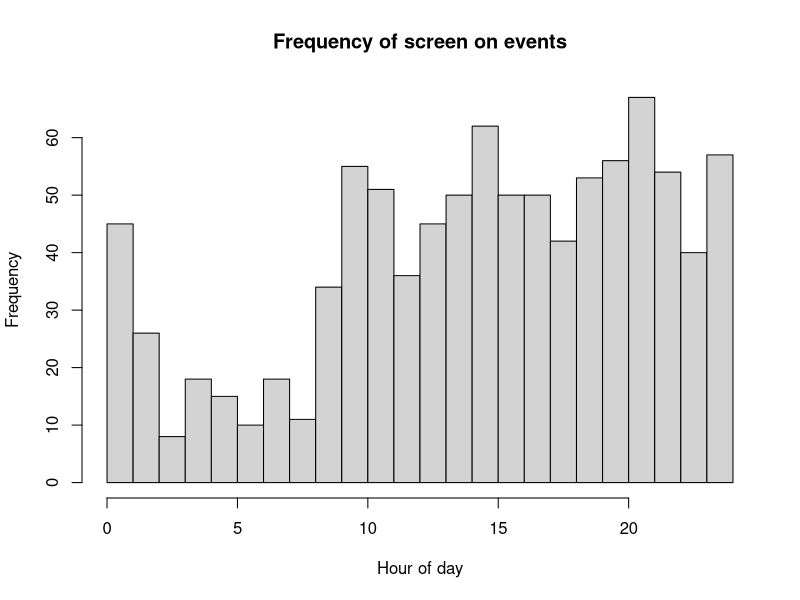

Write R code to recreate this figure. (Note: this script raises an error after producing the figure.)
## ---- chunk 1
ndays=10
lambda_s = 1.5
lambda_w = 5
mu_s = 1
mu_w = 8.5
sd_s = .5
sd_w = .25
init_t = 15
anchor_t=14
d0="3/2/2019" ## d0 is the first day of follow-up. If you have your own data, set d0 equal to the date of first data.

#2pm = origin
A2B_ts = function(xx,anchor_hr=14){
  if(length(xx)>1){
    for(i in 1:length(xx)){
      if(xx[i]<=anchor_hr){
        xx[i]=(24-anchor_hr)+xx[i]
      }else{
        xx[i]=xx[i]-anchor_hr
      }
    }
    return(xx)
  }else{
    if(xx<=anchor_hr){
      return(24-anchor_hr+xx)
    }else{
      return(xx-anchor_hr)
    }
  }
}

## generate time to bed/wake for each day
t_s = rnorm(ndays,mu_s,sd_s)
t_w = rnorm(ndays,mu_w,sd_w)

## generate waiting times
curt = init_t
curday=1
outmat_mod=c()
while(TRUE){
  if(curt>init_t+24){
    curt = curt-24
    curday=curday+1
    if(curday>ndays){
      break
    }
  }
  if(A2B_ts(curt)<A2B_ts(t_s[curday])){
    tnex = curt+rexp(1,lambda_w)
    if(A2B_ts(tnex)>=A2B_ts(t_s[curday])){
      tnex = curt+A2B_ts(t_s[curday])-A2B_ts(curt)+rexp(1,lambda_s)
    }
    outmat_mod=rbind(outmat_mod,c(curt,tnex,curday))
  }else if(A2B_ts(curt)<A2B_ts(t_w[curday])){
    tnex = curt+rexp(1,lambda_s)
    if(A2B_ts(tnex)>=A2B_ts(t_w[curday])){
      tnex = curt+A2B_ts(t_w[curday])-A2B_ts(curt)+rexp(1,lambda_w)
    }
    outmat_mod=rbind(outmat_mod,c(curt,tnex,curday))
  }else{
    tnex = curt+rexp(1,lambda_w)
    outmat_mod=rbind(outmat_mod,c(curt,tnex,curday))
  }
  curt=tnex
}

Mod2Orig = function(tmat,d0,format="%m/%d/%Y %H:%M:%S",tz="EST"){
  tmat_out = matrix(NA,nrow=nrow(tmat),ncol=2)
  t0=as.POSIXct(paste(d0,"00:00:00",sep=" "),tz=tz,format)
  for(i in 1:nrow(tmat)){
    tmat_out[i,1]=strftime(as.POSIXct(as.numeric(t0)+60*60*(tmat[i,1]+24*(tmat[i,3]-1)),tz=tz,origin="1970-01-01"),tz="EST",format)
    tmat_out[i,2]=strftime(as.POSIXct(as.numeric(t0)+60*60*(tmat[i,2]+24*(tmat[i,3]-1)),tz=tz,origin="1970-01-01"),tz="EST",format)
  }
  return(data.frame(t0=tmat_out[,1],t1=tmat_out[,2],stringsAsFactors=F))
}

Orig2Mod = function(tmat,anchor_hr,format="%m/%d/%Y %H:%M:%S",tz="EST"){
  tmat_out = matrix(NA,nrow=nrow(tmat),ncol=3)
  for(i in 1:nrow(tmat)){
    anchor_cur=anchor_hr*60*60+as.numeric(as.POSIXct(strftime(as.POSIXct(tmat[i,1],tz=tz,format=format,origin="1970-01-01"),tz=tz,format="%m/%d/%Y"),tz=tz,format="%m/%d/%Y"))
    if(as.numeric(as.POSIXct(tmat[i,1],tz=tz,format=format,origin="1970-01-01"))<anchor_cur){
      anchor_cur=anchor_hr*60*60+as.numeric(as.POSIXct(strftime(as.POSIXct(as.numeric(as.POSIXct(tmat[i,1],tz=tz,format=format,origin="1970-01-01"))-24*60*60,tz=tz,origin="1970-01-01"),tz=tz,format="%m/%d/%Y"),tz=tz,format="%m/%d/%Y"))
    }
    if(i==1){anchor0=anchor_cur}
    tmat_out[i,1]=anchor_hr+(as.numeric(as.POSIXct(tmat[i,1],tz=tz,format=format,origin="1970-01-01"))-anchor_cur)/(60*60)
    tmat_out[i,2]=anchor_hr+(as.numeric(as.POSIXct(tmat[i,2],tz=tz,format=format,origin="1970-01-01"))-anchor_cur)/(60*60)
    tmat_out[i,3]=round((anchor_cur-anchor0)/(24*60*60))+1
  }
  return(tmat_out)
}

outmat_orig=Mod2Orig(outmat_mod,d0,format="%m/%d/%Y %H:%M:%S") #d0 tells Mod2Orig when the first day of follow-up is.
compare_to_outmat_mod=Orig2Mod(outmat_orig,anchor_hr=anchor_t)

head(outmat_orig)
head(outmat_mod)
head(compare_to_outmat_mod)

## ---- chunk 2
hist(outmat_mod[,1] %% 24,breaks=24,xlim=c(0,24),xlab="Hour of day",main="Frequency of screen on events")

## ---- chunk 3
trap_quad_points = function(numpts){
  maxpt=qnorm(1-.5/numpts)
  pts1=seq(from=-maxpt,to=maxpt,length.out=numpts)
  wts1 = dnorm(pts1)
  dx=2*maxpt/(numpts-1)
  ptinds=as.matrix(expand.grid(rep(list(1:numpts),2)))
  pts=matrix(pts1[ptinds],nrow(ptinds),2)
  wts=apply(ptinds,1,function(xx) prod(wts1[xx])*dx*dx)
  return(list('pts'=pts,'wts'=wts))
}

cpar=truepar
ppar=truepar
ppar = c(1,3,10,18,2,.5)
cpar=ppar

Likelihood =function(dat,cpar){
  labels=unique(dat[,3])
  ls_ids = list()
  for(i in 1:length(labels)){
    ls_ids[[i]]=which(dat[,3]==i)
  }
  liktot=0
  for(i in 1:length(labels)){
    mat=dat[ls_ids[[i]],1:2]
    liktot=liktot+QuadratureIntegral(mat,cpar,cpar,d=5)
    # for(j in 1:nrow(mat)){
    #   likcur = d_w_cond_x(t_init=mat[j,1],wt=mat[j,2]-mat[j,1],xs=cpar[3],xw=cpar[4],cpar[1],cpar[2],cpar[3],cpar[4])
    #   liktot=log(likcur)+liktot
    # }
  }
  #Bayesian prior on sleep duration
  return(liktot)
}

ppar = c(1,3,10,18,2,.5)
Likelihood(dat,ppar)
truepar = c(1.5,5,25,32.5,.5,.25)
Likelihood(dat,truepar)


exppar = c(1,3,25,32.5,2,.5)
Likelihood(dat,exppar)

#par order : lambda_s,lambda_w,mu_s,mu_w,sd_s,sd_w
QuadratureIntegral = function(mat,cpar,ppar,d){
  n_i=nrow(mat)
  quad_out=trap_quad_points(d)
  lik_wcondx = matrix(NA,nrow=d^2,ncol=n_i)
  Smat = matrix(NA,nrow=d^2,ncol=n_i)
  Smat[,1]=quad_out$wts
  for(j in 1:n_i){
    for(i in 1:d^2){
      lik_wcondx[i,j]=d_w_cond_x(t_init=mat[j,1],wt=mat[j,2]-mat[j,1],xs=quad_out$pts[i,1]*cpar[5]+cpar[3],xw=quad_out$pts[i,2]*cpar[6]+cpar[4],cpar[1],cpar[2],cpar[3],cpar[4])
      if(j==1){
        Smat[i,j]=d_w_cond_x(t_init=mat[j,1],wt=mat[j,2]-mat[j,1],xs=quad_out$pts[i,1]*ppar[5]+ppar[3],xw=quad_out$pts[i,2]*ppar[6]+ppar[4],ppar[1],ppar[2],ppar[3],ppar[4])*quad_out$wts[i]
      }else{
        Smat[i,j]=d_w_cond_x(t_init=mat[j,1],wt=mat[j,2]-mat[j,1],xs=quad_out$pts[i,1]*ppar[5]+ppar[3],xw=quad_out$pts[i,2]*ppar[6]+ppar[4],ppar[1],ppar[2],ppar[3],ppar[4])*Smat[i,j-1]
      }
    }
    Smat[,j] = Smat[,j]/max(Smat[,j])
  }
  r = Smat[,n_i]
  r = r/sum(r)
  logintegrand_p1=rowSums(log(lik_wcondx))+n_i*log(apply(dnorm(quad_out$pts),1,prod))
  return(sum(r*logintegrand_p1))
#  return(list('qpts'=quad_out$pts,'r'=r))
}
QuadratureIntegral(mat,truepar,truepar,d)


#par order : lambda_s,lambda_w,mu_s,mu_w,sd_s,sd_w
Q = function(dat,cpar,ppar,anchor_t,d=3,POP_AVG_DUR=8,POP_SD_DUR=1){
  labels=unique(dat[,3])
  ls_ids = list()
  for(i in 1:length(labels)){
    ls_ids[[i]]=which(dat[,3]==i)
  }
  liktot=0
  for(i in 1:length(labels)){
    mat=dat[ls_ids[[i]],1:2]
    QIW_out=QuadratureIntegral(mat,cpar,ppar,d)
    liktot=QIW_out+liktot
  }
  #Bayesian prior on sleep duration
  liktot=liktot+log(dnorm(abs(cpar[4]-cpar[3]),mean=POP_AVG_DUR,sd=POP_SD_DUR))
  return(liktot)
}


# t_init=mat[j,1];wt=mat[j,2]-mat[j,1];xs=ppar[3];xw=ppar[4];lambda_s=cpar[1];lambda_w=cpar[2];mu_s=ppar[3];mu_w=ppar[4]
# t_init=mat[j,1];wt=mat[j,2]-mat[j,1];xs=truepar[3];xw=truepar[4];lambda_s=cpar[1];lambda_w=cpar[2];mu_s=truepar[3];mu_w=truepar[4]
# 
# d_w_cond_x(t_init,wt,xs,xw,lambda_s,lambda_w,mu_s,mu_w)


d_w_cond_x = function(t_init,wt,xs,xw,lambda_s,lambda_w,mu_s,mu_w){
  if(xs>=xw || lambda_s <=0 || lambda_w <= 0 || mu_s >= mu_w){return(0)}
  if(t_init<xs){
    denom = 1-exp(-lambda_w*(xs-t_init))+exp(-lambda_s*(xs-t_init))-exp(-lambda_s*(xw-t_init))+exp(-lambda_w*(xw-t_init))
  }else if(t_init<xw){
    denom = 1-exp(-lambda_s*(xw-t_init))+exp(-lambda_w*(xw-t_init)) 
  }else{
    denom = 1
  }
  if(t_init+wt>xs && t_init+wt<xw){
    numer= lambda_s*exp(-lambda_s*wt)
  }else{
    numer= lambda_w*exp(-lambda_w*wt)
  }
  return(numer/denom)
}

# d_w_cond_x = function(t_init,wt,xs,xw,lambda_s,lambda_w,mu_s,mu_w){
#   if(xs>=xw || lambda_s <=0 || lambda_w <= 0 || mu_s >= mu_w){return(0)}
#   if(t_init+wt>mu_s+24){ # return pr(t_init+wt>mu_s+24) instead of density
#     if(t_init<xs){
#       denom=1-exp(-lambda_w*(xs-t_init))+exp(-lambda_s*(xs-t_init))-exp(-lambda_s*(xw-t_init))+exp(-lambda_w*(xw-t_init))-exp(-lambda_w*(mu_s+24-t_init))+(1/(1-exp(-lambda_s*24)))*(exp(-lambda_s*(mu_s+24-t_init))-exp(-lambda_s*(mu_w+24-t_init)))+(1/(1-exp(-lambda_w*24)))*(exp(-lambda_s*(mu_w+24-t_init))-exp(-lambda_w*(mu_w+48-t_init)))
#       numer=(1/(1-exp(-lambda_s*24)))*(exp(-lambda_s*(mu_s+24-t_init))-exp(-lambda_s*(mu_w+24-t_init)))+(1/(1-exp(-lambda_w*24)))*(exp(-lambda_s*(mu_w+24-t_init))-exp(-lambda_w*(mu_w+48-t_init)))
#       return(numer/denom)
#     }else if(t_init<xw){
#       denom=1-exp(-lambda_s*(xw-t_init))+exp(-lambda_w*(xw-t_init))-exp(-lambda_w*(mu_s+24-t_init))+(1/(1-exp(-lambda_s*24)))*(exp(-lambda_s*(mu_s+24-t_init))-exp(-lambda_s*(mu_w+24-t_init)))+(1/(1-exp(-lambda_w*24)))*(exp(-lambda_s*(mu_w+24-t_init))-exp(-lambda_w*(mu_w+48-t_init)))
#       numer=(1/(1-exp(-lambda_s*24)))*(exp(-lambda_s*(mu_s+24-t_init))-exp(-lambda_s*(mu_w+24-t_init)))+(1/(1-exp(-lambda_w*24)))*(exp(-lambda_s*(mu_w+24-t_init))-exp(-lambda_w*(mu_w+48-t_init)))
#       return(numer/denom)
#     }else{
#       denom=1-exp(-lambda_w*(mu_s+24-t_init))+(1/(1-exp(-lambda_s*24)))*(exp(-lambda_s*(mu_s+24-t_init))-exp(-lambda_s*(mu_w+24-t_init)))+(1/(1-exp(-lambda_w*24)))*(exp(-lambda_s*(mu_w+24-t_init))-exp(-lambda_w*(mu_w+48-t_init)))
#       numer=(1/(1-exp(-lambda_s*24)))*(exp(-lambda_s*(mu_s+24-t_init))-exp(-lambda_s*(mu_w+24-t_init)))+(1/(1-exp(-lambda_w*24)))*(exp(-lambda_s*(mu_w+24-t_init))-exp(-lambda_w*(mu_w+48-t_init)))
#       return(numer/denom)
#     }
#   }
#   if(t_init<xs){
#     denom=1-exp(-lambda_w*(xs-t_init))+exp(-lambda_s*(xs-t_init))-exp(-lambda_s*(xw-t_init))+exp(-lambda_w*(xw-t_init))-exp(-lambda_w*(mu_s+24-t_init))+(1/(1-exp(-lambda_s*24)))*(exp(-lambda_s*(mu_s+24-t_init))-exp(-lambda_s*(mu_w+24-t_init)))+(1/(1-exp(-lambda_w*24)))*(exp(-lambda_s*(mu_w+24-t_init))-exp(-lambda_w*(mu_w+48-t_init)))
#     if(t_init+wt<xs){
#       return(lambda_w*exp(-lambda_w*(wt))/denom)
#     }else if(t_init+wt<xw){
#       return(lambda_s*exp(-lambda_w*(xs-t_init)-lambda_s*(t_init+wt-xs))/denom)
#     }else{
#       return(lambda_w*exp(-lambda_w*(xs-t_init)-lambda_s*(xw-xs)-lambda_w*(t_init+wt-xw))/denom)
#     }
#   }else if(t_init<xw){
#     denom=1-exp(-lambda_s*(xw-t_init))+exp(-lambda_w*(xw-t_init))-exp(-lambda_w*(mu_s+24-t_init))+(1/(1-exp(-lambda_s*24)))*(exp(-lambda_s*(mu_s+24-t_init))-exp(-lambda_s*(mu_w+24-t_init)))+(1/(1-exp(-lambda_w*24)))*(exp(-lambda_s*(mu_w+24-t_init))-exp(-lambda_w*(mu_w+48-t_init)))
#     if(t_init+wt<xw){
#       return(lambda_s*exp(-lambda_s*(wt))/denom)
#     }else{
#       return(lambda_w*exp(-lambda_s*(xw-t_init)-lambda_w*(t_init+wt-xw))/denom)    
#     }
#   }else{
#     denom=1-exp(-lambda_w*(mu_s+24-t_init))+(1/(1-exp(-lambda_s*24)))*(exp(-lambda_s*(mu_s+24-t_init))-exp(-lambda_s*(mu_w+24-t_init)))+(1/(1-exp(-lambda_w*24)))*(exp(-lambda_s*(mu_w+24-t_init))-exp(-lambda_w*(mu_w+48-t_init)))
#     return(lambda_w*exp(-lambda_w*(wt))/denom)
#   }
# }


#par order : lambda_s,lambda_w,mu_s,mu_w,sd_s,sd_w
EM_sleep_MLE = function(outmat_mod,anchor_t,d=3,maxiter=10){
  POP_AVG_DUR=8
  POP_SD_DUR=1
  #ppar=InitParams(outmat_mod)
  ppar = c(1,3,mu_s+24+2,mu_w+24+2,2,.5)
  for(i in 1:maxiter){
    g1=function(cpar){
      return(-Q(outmat_mod,cpar,ppar,anchor_t,d,POP_AVG_DUR,POP_SD_DUR))
    }
    optim.out1=optim(par=ppar,g1,control=list(maxit=1000))
    cat(optim.out1$par,"\n")
    ppar = optim.out1$par
  }
}

# optim.out1$par
# truepar = c(lambda_s,lambda_w,mu_s+24,mu_w+24,sd_s,sd_w)
# Q(outmat_mod,truepar,truepar)
# Q(outmat_mod,optim.out1$par,optim.out1$par)

EM_sleep_MLE(outmat_mod,anchor_t,d=3)


## ---- chunk 4

#par order : lambda_s,lambda_w,mu_s,mu_w,sd_s,sd_w

sleep_t_h=floor(mle.out[3]%%24)
sleep_t_m=floor((mle.out[3]%%24-floor(mle.out[3]%%24))*60)
if(sleep_t_m<10){
  sleep_t=paste(sleep_t_h,":0",sleep_t_m,sep="")
}else{
  sleep_t=paste(sleep_t_h,":",sleep_t_m,sep="")
}
wake_t_h=floor(mle.out[4]%%24)
wake_t_m=floor((mle.out[4]%%24-floor(mle.out[4]%%24))*60)
if(wake_t_m<10){
  wake_t=paste(wake_t_h,":0",wake_t_m,sep="")
}else{
  wake_t=paste(wake_t_h,":",wake_t_m,sep="")
}
cat(paste(" Avg. time to sleep = ",sleep_t," (+/- ",round(mle.out[5],1)," hour)\n",sep="")
,(paste("Avg. time to wake  = ",wake_t," (+/- ",round(mle.out[6],1)," hour)\n",sep=""))
#,(paste("Correlation between time to sleep and time to wake = ",round(mle.out[5],2),"\n",sep=""))
,(paste("Rate (per hour) of frequency of phone use while asleep = ", round(mle.out[1],5),"\n",sep=""))
,(paste("Rate (per hour) of frequency of phone use while awake = ", round(mle.out[2],5),"\n",sep="")))
## ---- chunk 5
xest=GetIndSleepEstimates(outmat_mod,mle.out)
## ---- chunk 6
xest_orig=Mod2Orig(xest,d0,format="%m/%d/%Y %H:%M:%S")
names(xest_orig)=c("bedtime","wake-up time")
xest_orig
